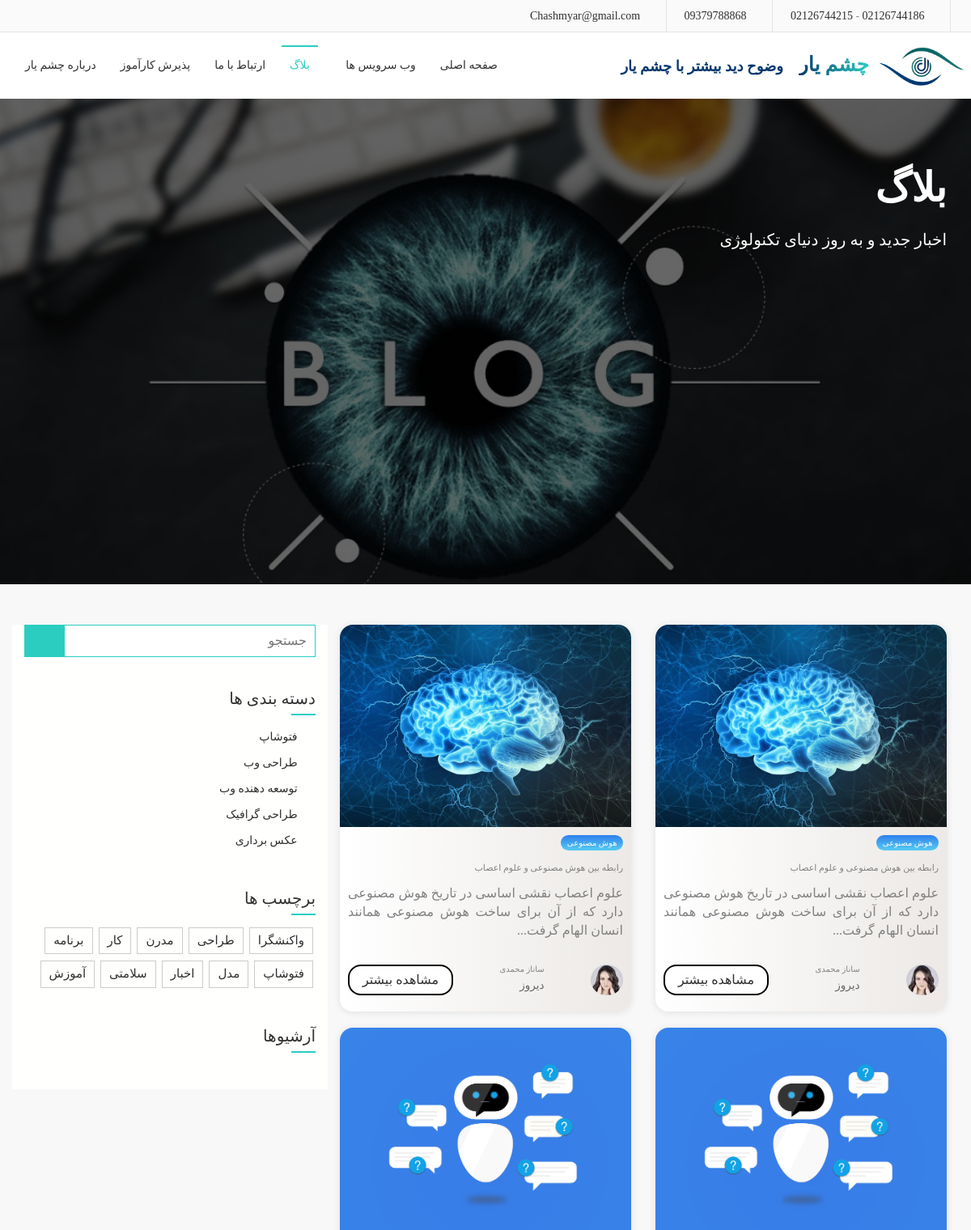
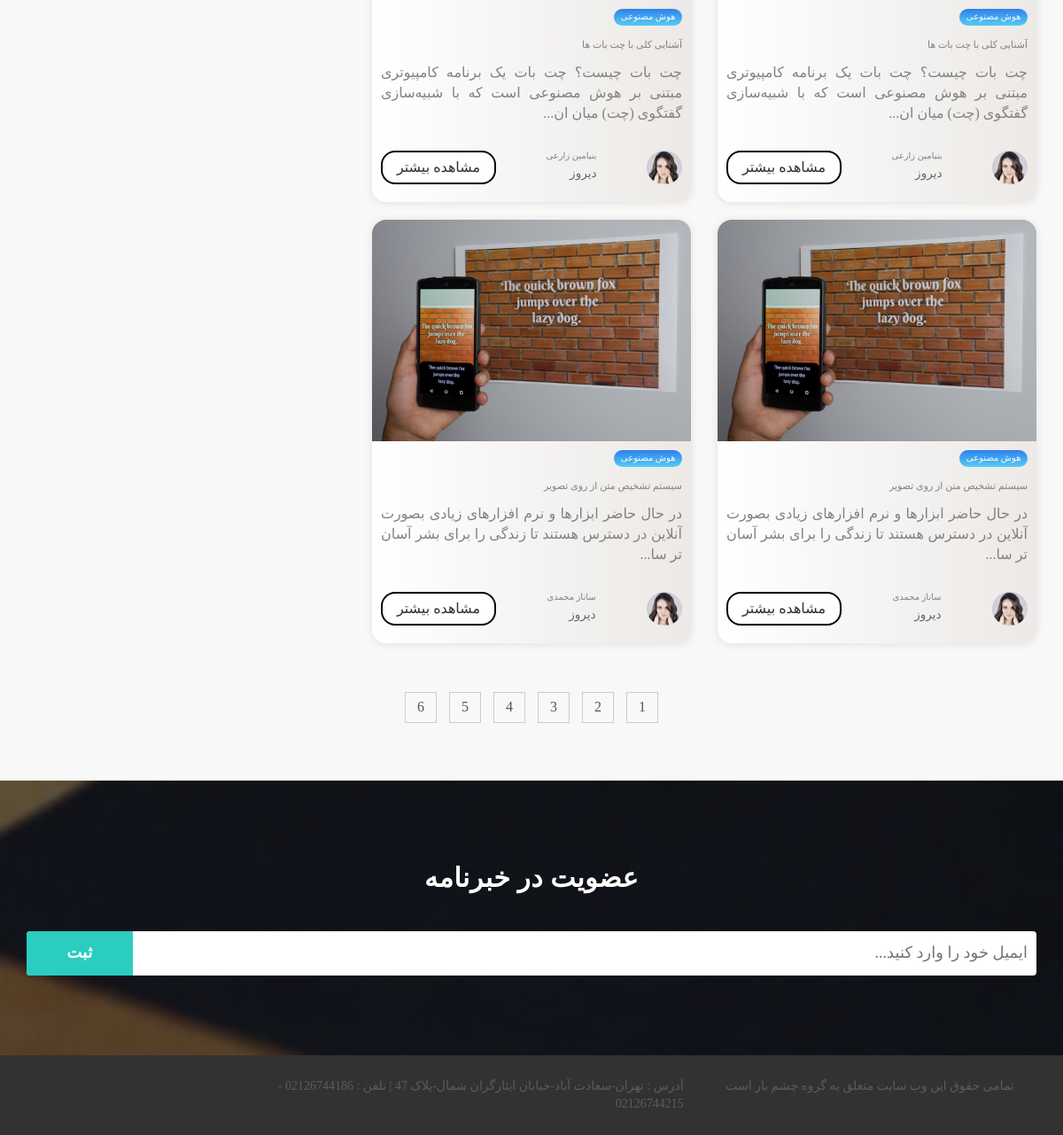
Screenshot of /blog/ with the database file from the repository (2 pictures, top to bottom).
### blog/models.py (models this page shows, shortened)
class Post(models.Model):
    title = models.CharField(max_length=200)
    author = models.CharField(max_length=200)
    date = models.DateField()
    text = models.TextField()
    photo = models.ImageField(upload_to="photos/")

### blog/views.py (the view)
# urls.py: 2. Add a URL to urlpatterns:  path('blog/', include('blog.urls'))
def blog(request):
    posts = Post.objects.all()
    context = {
        'posts': posts,
        'is_logged_in': pages.views.is_logged_in
    }
    return render(request, 'blog/blog.html', context)

### templates/blog/blog.html (shortened to what this page needs)
{% load static %}
<!DOCTYPE html>
<html lang="fa_IR">
  <head>
    <link href="{% static 'css/font-awesome.css' %}" rel="stylesheet">
    <link href="{% static 'css/bootstrap.css' %}" rel="stylesheet">
    <link rel="stylesheet" type="text/css" href="{% static 'css/slick.css' %}"/>
    <link rel="stylesheet" href="{% static 'css/jquery.fancybox.css' %}" type="text/css" media="screen" />
    <link rel="stylesheet" type="text/css" href="{% static 'css/animate.css' %}"/>
    <link rel="stylesheet" type="text/css" href="{% static 'css/bootstrap-progressbar-3.3.4.css' %}"/>
    <link id="switcher" href="{% static 'css/theme-color/default-theme.css' %}" rel="stylesheet">
    <link href="{% static 'css/style.css' %}" rel="stylesheet">
      <link href="{% static 'Blog/blog-style.css' %}" rel="stylesheet">
    <link rel="stylesheet" type="text/css" href="{% static 'css/font.css' %}"/>
  </head>
  <body>
  <header id="header">
    <div class="header-bottom">
        <div class="row">
          <div class="col-md-6 col-sm-6 col-xs-6">
            <div class="header-contact">
              <ul>
                <li>
                  <div class="phone">
                    <i class="fa fa-phone"></i>
                      <a href="tel:02126744186">02126744186</a> - <a href="tel:02126744215">02126744215</a>
                  </div>
                </li>
                <li>
                  <div class="phone">
                      <i class="fa fa-whatsapp"></i>
                      <a href="http://wa.me/989379788868">09379788868</a>
                  </div>
                </li>
                <li>
                  <div class="mail">
                    <i class="fa fa-envelope"></i>
                    <a href="mailto:Chashmyar@gmail.com">Chashmyar@gmail.com</a>
                  </div>
                </li>
              </ul>
            </div>
          </div>
          <div class="col-md-6 col-sm-6 col-xs-6">
            <div class="header-login">
            </div>
          </div>
        </div>
    </div>
  </header>
  <section id="menu-area">
    <nav class="navbar navbar-default" role="navigation">
        <div class="navbar-header">
            <a class="navbar-brand" href="{% url 'pages' %}" style="margin-top: 0;">
                <picture>
                    <source
                      srcset="{% static 'images/Cheshmyar/dark.jpeg' %}"
                      media="(prefers-color-scheme: dark)">
                    <img id="logo2" style="margin-top: 0;" src="{% static 'images/Cheshmyar/logo2.png' %}" alt="logo">
                </picture>
            </a>
          <a class="navbar-brand" href="{% url 'pages' %}">
              <span style="background: -webkit-linear-gradient(left, rgba(6,57,110,1) 0%, rgba(43,205,193,1) 100%); -webkit-background-clip: text; -webkit-text-fill-color: transparent;">چشم یار</span>
              &ensp;<span id="motto" style="color: rgb(6,57,110);">وضوح دید بیشتر با چشم یار</span>
          </a>
        </div>
        <div id="navbar" class="navbar-collapse collapse">
          <ul id="top-menu" class="nav navbar-nav navbar-right main-nav">
            <li><a href="{% url 'pages' %}">صفحه اصلی</a></li>
            <li class="dropdown">
              <a href="#" class="dropdown-toggle" data-toggle="dropdown">وب سرویس ها <span class="fa fa-angle-down"></span></a>
            </li>
            <li class="active"><a href="{% url 'blog' %}">بلاگ</a></li>
            <li><a href="{% url 'contact' %}">ارتباط با ما</a></li>
            <li><a href="{% url 'intern' %}">پذیرش کارآموز</a></li>
            <li><a href="{% url 'about-us' %}">درباره چشم یار</a></li>
          </ul>
            <a href="#" id="search-icon">
                <i class="fa fa-search">
                </i>
            </a>
        </div>
    </nav>
  </section>
  <section id="single-page-header-blog">
    <div class="overlay-blog">
      <div class="container">
        <div class="row">
          <div class="col-md-6 col-sm-6 col-xs-12">
            <div class="single-page-header-left">
              <h2>بلاگ</h2>
              <p>اخبار جدید و به روز دنیای تکنولوژی</p>
            </div>
          </div>
        </div>
      </div>
    </div>
  </section>
  <section id="blog-archive">
    <div class="container">
      <div class="row">
        <div class="col-md-12">
          <div class="blog-archive-area">
            <div class="row">
              <div class="col-md-4">
                  {% for post in posts %}
                <div class="card">
                  <div class="card__header">
                    <img src="{{ post.photo.url }}" alt="card__image" class="card__image" width="600">
                  </div>
                  <div class="card__body">
                    <span class="blog-tag tag-blue">هوش مصنوعی</span>
                    <h4>{{ post.title }}</h4>
                    <p style="text-align: justify">{{ post.text|slice:":100" }}...</p>
                  </div>
                  <div class="card__footer">
                    <div class="user">
                      <img src="{% static 'Blog/40.jfif' %}" alt="user__image" class="user__image">
                      <div class="user__info">
                        <h5>{{ post.author }}</h5>
                        <small>دیروز</small>
                      </div>
                      <button id="more-card-btn"><a href="{% url 'blog-single' post_title=post.title %}">مشاهده بیشتر</a></button>
                    </div>
                  </div>
                </div>
                  {% endfor %}
              </div>
              <div class="col-md-4">
                    {% for post in posts %}
                <div class="card">
                  <div class="card__header">
                    <img src="{{ post.photo.url }}" alt="card__image" class="card__image" width="600">
                  </div>
                  <div class="card__body">
                    <span class="blog-tag tag-blue">هوش مصنوعی</span>
                    <h4>{{ post.title }}</h4>
                    <p style="text-align: justify">{{ post.text|slice:":100" }}...</p>
                  </div>
                  <div class="card__footer">
                    <div class="user">
                      <img src="{% static 'Blog/40.jfif' %}" alt="user__image" class="user__image">
                      <div class="user__info">
                        <h5>{{ post.author }}</h5>
                        <small>دیروز</small>
                      </div>
                      <button id="more-card-btn"><a href="{% url 'blog-single' post_title=post.title %}">مشاهده بیشتر</a></button>
                    </div>
                  </div>
                </div>
                  {% endfor %}
              </div>
              <div style="background-color: #fffffe" class="col-md-4">
                <aside class="blog-side-bar">
                  <div class="sidebar-widget">
                    <form>
                      <div class="search-group">
                        <button type="button" class="blog-search-btn"><span class="fa fa-search"></span></button>
                        <input type="search" placeholder="جستجو">
                      </div>
                    </form>
                  </div>
                  <div class="sidebar-widget">
                    <h4 class="widget-title">دسته بندی ها</h4>
                    <ul class="widget-catg">
                      <li><a href="#">فتوشاپ</a></li>
                      <li><a href="#">طراحی وب</a></li>
                      <li><a href="#">توسعه دهنده وب</a></li>
                      <li><a href="#">طراحی گرافیک</a></li>
                      <li><a href="#">عکس برداری</a></li>
                    </ul>
                  </div>
                  <div class="sidebar-widget">
                    <h4 class="widget-title">برچسب ها</h4>
                    <div class="tag-cloud">
                      <a href="#">واکنشگرا</a>
                      <a href="#">طراحی</a>
                      <a href="#">مدرن</a>
                      <a href="#">کار</a>
                      <a href="#">برنامه</a>
                      <a href="#">فتوشاپ</a>
                      <a href="#">مدل</a>
                      <a href="#">اخبار</a>
                      <a href="#">سلامتی</a>
                      <a href="#">آموزش</a>
                    </div>
                  </div>
                  <div class="sidebar-widget">
                    <h4 class="widget-title">آرشیوها</h4>
                  </div>
                </aside>
              </div>
            </div>
          </div>
        <div class="blog-pagination">
            <ul class="pagination-nav">
                <li><a href="#">1</a></li>
                <li><a href="#">2</a></li>
                <li><a href="#">3</a></li>
                <li><a href="#">4</a></li>
                <li><a href="#">5</a></li>
                <li><a href="#">6</a></li>
            </ul>
        </div>
        </div>
      </div>
    </div>
  </section>
  <section id="subscribe">
    <div class="subscribe-overlay">
      <div class="container">
        <div class="row">
          <div class="col-md-12">
            <div class="subscribe-area">
              <h2 class="wow fadeInUp">عضویت در خبرنامه</h2>
              <form action="" class="subscrib-form wow fadeInUp" data-wow-duration="0.5s" data-wow-delay="0.5s">
                <input type="text" placeholder="ایمیل خود را وارد کنید...">
                <button class="subscribe-btn" type="submit">ثبت</button>
              </form>
            </div>
          </div>
        </div>
      </div>
    </div>
  </section>
  <footer id="footer">
    <div class="container">
      <div class="row" style="margin-right: 10px; margin-left: 10px;">
        <div class="col-md-4 col-sm-4">
          <div class="footer-left">
              <p>تمامی حقوق این وب سایت متعلق به گروه چشم یار است</p>
          </div>
        </div>
        <div class="col-md-6 col-sm-6">
          <div class="footer-left">
              <p>آدرس : تهران-سعادت آباد-خیابان ایثارگران شمال-پلاک 47 | تلفن : 02126744186 - 02126744215</p>
          </div>
        </div>
        <div class="col-md-2 col-sm-2">
          <div class="footer-right">
            <a href="http://wa.me/989379788868"><i class="fa fa-whatsapp"></i></a>
            <a href="https://instagram.com/chashmyar.ir?utm_medium=copy_link"><i class="fa fa-instagram"></i></a>
          </div>
        </div>
      </div>
    </div>
  </footer>
  </body>
</html>

### Cheshmyar/static/css/theme-color/default-theme.css (style rules this page uses)
.navbar-brand { color: #2bcdc1 !important; }
.navbar-default .navbar-nav > .active > a, .navbar-default .navbar-nav > .active > a:hover, .navbar-default .navbar-nav > .active > a:focus { color: #2bcdc1; }
.main-nav > li > a:hover::before, .navbar-default .navbar-nav > .active > a::before, .navbar-default .navbar-nav > .open > a:hover::before { background-color: #2bcdc1; }
.subscribe-btn { background-color: #2bcdc1; }
.search-group .blog-search-btn { background-color: #2bcdc1; }
.search-group input[type="search"] { border: 1px solid #2bcdc1; }
.widget-title::after { background-color: #2bcdc1; }
.widget-catg li { color: #2bcdc1; }
#search-icon { color: #2bcdc1; }

### Cheshmyar/static/Blog/blog-style.css (style rules this page uses)
.card__image { height: 250px; max-width: 100%; display: block; object-fit: cover; }
.card { margin-bottom: 20px; direction: rtl; display: flex; flex-direction: column; overflow: hidden; box-shadow: 0 .1rem 1rem rgba(0, 0, 0, 0.1); border-radius: 1em; background: #ECE9E6; background: linear-gradient(to right, #FFFFFF, #ECE9E6); }
.card__body { padding: 1rem; display: flex; flex-direction: column; gap: .5rem; }
.blog-tag { align-self: flex-start; padding: .25em .75em; border-radius: 1em; font-size: 1rem; }
.tag-blue { background: #56CCF2; background: linear-gradient(to bottom, #2F80ED, #56CCF2); color: #fafafa; }
.card__body h4 { font-size: 1.1rem; }
.card__footer { display: flex; padding: 1rem; margin-top: auto; line-height: 0.5; justify-content: flex-end; flex-direction: column; }
.user { display: flex; margin-bottom: 10px; justify-content: space-between; height: 38px; }
.user__image { border-radius: 50%; }
.user__info > h5 { font-size: 1rem; margin-top: 0; }
.user__info > small { color: #666; }
#more-card-btn { width: 130px; background-color: white; border: solid black 2px; border-radius: 1em; }

### rows the page displays
Post: photo (picture), title "رابطه بین هوش مصنوعی و علوم اعصاب", text "علوم اعصاب نقشی اساسی در تاریخ هوش مصنوعی دارد که از آن برای ساخت هوش مصنوعی همانند انسان الهام گرفت", author "ساناز محمدی"
Post: photo (picture), title "آشنایی کلی با چت بات ها", text "چت بات چیست؟ چت بات یک برنامه کامپیوتری مبتنی بر هوش مصنوعی است که با شبیه‌سازی گفتگوی (چت) میان ان", author "بنیامین زارعی"
Post: photo (picture), title "سیستم تشخیص متن از روی تصویر", text "در حال حاضر ابزارها و نرم افزارهای زیادی بصورت آنلاین در دسترس هستند تا زندگی را برای بشر آسان تر سا", author "ساناز محمدی"
